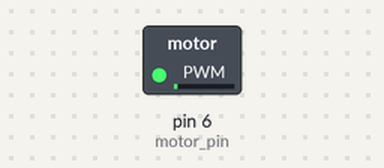
A sketch run on a simulated Arduino Uno, built with avr-gcc and run on an emulated ATmega328P. Parts: switched loads named in the sketch (green lamp = pin HIGH).

Above: at 0.05 s.
At 0.65 s:
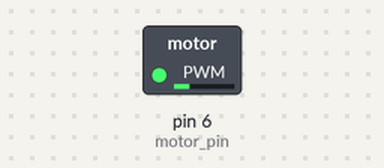
At 1.3 s:
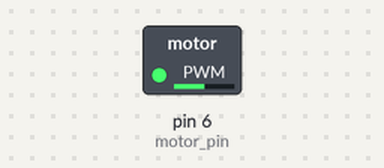
At 2.55 s:
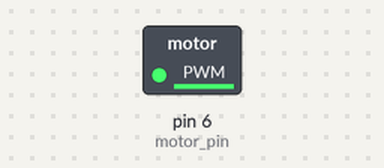
Timing chart, 0 to 5.9 s (numbered marks = the images above):
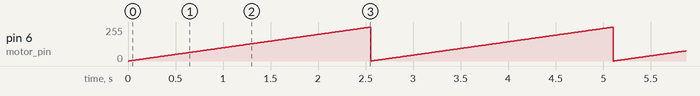

The sketch:

pumpe_01.ino
```cpp
int motor_pin = 6;

void setup() {

  pinMode(motor_pin, OUTPUT);

}

void loop() {

  for (int i = 0; i < 255; i++) {
    // speed up motor
    analogWrite(motor_pin, i);
    delay(10);
  }

}
```

Measured:
- by itself, pin 6 (motor_pin): ramps from 0/255 to 254/255 and jumps back, once every 2.6 s
